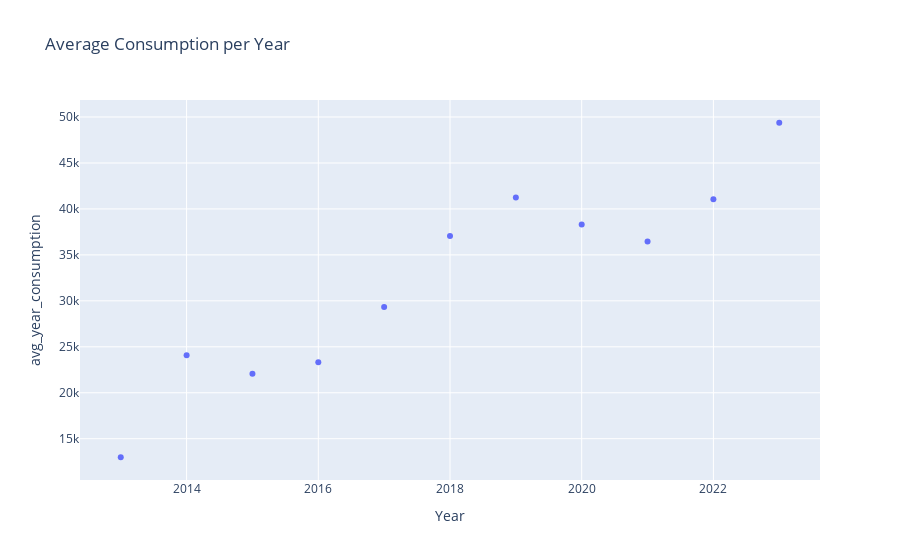

The cell this chart's notebook holds for it:
### Markdown cell above
as the number of months are not equal, it will be best to look at mean per months.

### Code cell
df['avg_year_consumption'] = df['consumption_yearly']/count
fig = px.scatter(df, x='Year', y='avg_year_consumption', title='Average Consumption per Year')
fig.show()

### Figure 1 — Plotly figure (JSON) as saved in the notebook; plotly's stock layout.template omitted (floating-point values rounded to 4 significant figures)
{"data": [{"hovertemplate": "Year=%{x}<br>avg_year_consumption=%{y}<extra></extra>", "legendgroup": "", "marker": {"color": "#636efa", "symbol": "circle"}, "mode": "markers", "name": "", "orientation": "v", "showlegend": false, "type": "scatter", "x": [2013, 2014, 2015, 2016, 2017, 2018, 2019, 2020, 2021, 2022, 2023], "xaxis": "x", "y": [12980.0, 24080.0, 22070.0, 23330.0, 29330.0, 37050.0, 41230.0, 38310.0, 36460.0, 41050.0, 49380.0], "yaxis": "y"}], "layout": {"legend": {"tracegroupgap": 0}, "title": {"text": "Average Consumption per Year"}, "xaxis": {"anchor": "y", "domain": [0, 1], "title": {"text": "Year"}}, "yaxis": {"anchor": "x", "domain": [0, 1], "title": {"text": "avg_year_consumption"}}}}
